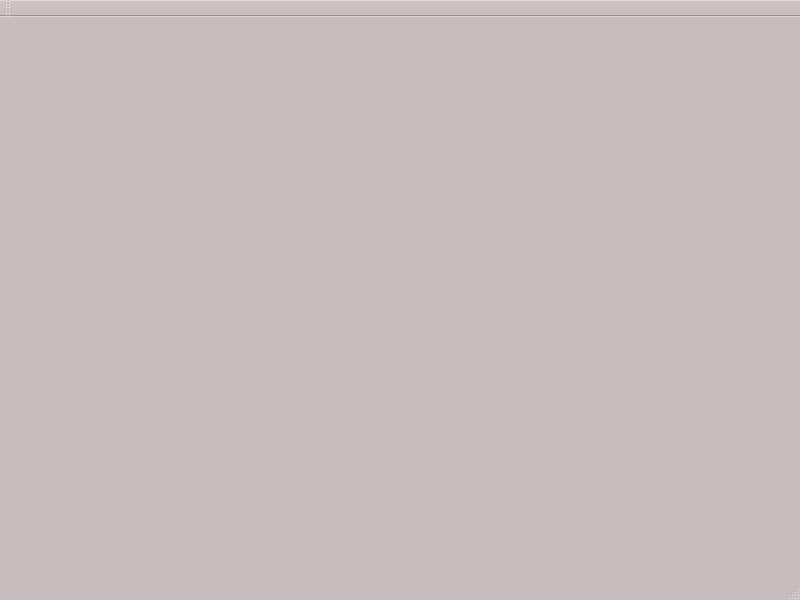
<?xml version="1.0" encoding="UTF-8"?>
<ui version="4.0">
 <class>MainWindow</class>
 <widget class="QMainWindow" name="MainWindow">
  <property name="geometry">
   <rect>
    <x>0</x>
    <y>0</y>
    <width>800</width>
    <height>600</height>
   </rect>
  </property>
  <property name="palette">
   <palette>
    <active>
     <colorrole role="WindowText">
      <brush brushstyle="SolidPattern">
       <color alpha="255">
        <red>0</red>
        <green>0</green>
        <blue>0</blue>
       </color>
      </brush>
     </colorrole>
     <colorrole role="Button">
      <brush brushstyle="SolidPattern">
       <color alpha="255">
        <red>201</red>
        <green>188</green>
        <blue>189</blue>
       </color>
      </brush>
     </colorrole>
     <colorrole role="Light">
      <brush brushstyle="SolidPattern">
       <color alpha="255">
        <red>255</red>
        <green>255</green>
        <blue>255</blue>
       </color>
      </brush>
     </colorrole>
     <colorrole role="Midlight">
      <brush brushstyle="SolidPattern">
       <color alpha="255">
        <red>228</red>
        <green>221</green>
        <blue>222</blue>
       </color>
      </brush>
     </colorrole>
     <colorrole role="Dark">
      <brush brushstyle="SolidPattern">
       <color alpha="255">
        <red>100</red>
        <green>94</green>
        <blue>94</blue>
       </color>
      </brush>
     </colorrole>
     <colorrole role="Mid">
      <brush brushstyle="SolidPattern">
       <color alpha="255">
        <red>134</red>
        <green>125</green>
        <blue>126</blue>
       </color>
      </brush>
     </colorrole>
     <colorrole role="Text">
      <brush brushstyle="SolidPattern">
       <color alpha="255">
        <red>0</red>
        <green>0</green>
        <blue>0</blue>
       </color>
      </brush>
     </colorrole>
     <colorrole role="BrightText">
      <brush brushstyle="SolidPattern">
       <color alpha="255">
        <red>255</red>
        <green>255</green>
        <blue>255</blue>
       </color>
      </brush>
     </colorrole>
     <colorrole role="ButtonText">
      <brush brushstyle="SolidPattern">
       <color alpha="255">
        <red>0</red>
        <green>0</green>
        <blue>0</blue>
       </color>
      </brush>
     </colorrole>
     <colorrole role="Base">
      <brush brushstyle="SolidPattern">
       <color alpha="255">
        <red>255</red>
        <green>255</green>
        <blue>255</blue>
       </color>
      </brush>
     </colorrole>
     <colorrole role="Window">
      <brush brushstyle="SolidPattern">
       <color alpha="255">
        <red>201</red>
        <green>188</green>
        <blue>189</blue>
       </color>
      </brush>
     </colorrole>
     <colorrole role="Shadow">
      <brush brushstyle="SolidPattern">
       <color alpha="255">
        <red>0</red>
        <green>0</green>
        <blue>0</blue>
       </color>
      </brush>
     </colorrole>
     <colorrole role="AlternateBase">
      <brush brushstyle="SolidPattern">
       <color alpha="255">
        <red>228</red>
        <green>221</green>
        <blue>222</blue>
       </color>
      </brush>
     </colorrole>
     <colorrole role="ToolTipBase">
      <brush brushstyle="SolidPattern">
       <color alpha="255">
        <red>255</red>
        <green>255</green>
        <blue>220</blue>
       </color>
      </brush>
     </colorrole>
     <colorrole role="ToolTipText">
      <brush brushstyle="SolidPattern">
       <color alpha="255">
        <red>0</red>
        <green>0</green>
        <blue>0</blue>
       </color>
      </brush>
     </colorrole>
    </active>
    <inactive>
     <colorrole role="WindowText">
      <brush brushstyle="SolidPattern">
       <color alpha="255">
        <red>0</red>
        <green>0</green>
        <blue>0</blue>
       </color>
      </brush>
     </colorrole>
     <colorrole role="Button">
      <brush brushstyle="SolidPattern">
       <color alpha="255">
        <red>201</red>
        <green>188</green>
        <blue>189</blue>
       </color>
      </brush>
     </colorrole>
     <colorrole role="Light">
      <brush brushstyle="SolidPattern">
       <color alpha="255">
        <red>255</red>
        <green>255</green>
        <blue>255</blue>
       </color>
      </brush>
     </colorrole>
     <colorrole role="Midlight">
      <brush brushstyle="SolidPattern">
       <color alpha="255">
        <red>228</red>
        <green>221</green>
        <blue>222</blue>
       </color>
      </brush>
     </colorrole>
     <colorrole role="Dark">
      <brush brushstyle="SolidPattern">
       <color alpha="255">
        <red>100</red>
        <green>94</green>
        <blue>94</blue>
       </color>
      </brush>
     </colorrole>
     <colorrole role="Mid">
      <brush brushstyle="SolidPattern">
       <color alpha="255">
        <red>134</red>
        <green>125</green>
        <blue>126</blue>
       </color>
      </brush>
     </colorrole>
     <colorrole role="Text">
      <brush brushstyle="SolidPattern">
       <color alpha="255">
        <red>0</red>
        <green>0</green>
        <blue>0</blue>
       </color>
      </brush>
     </colorrole>
     <colorrole role="BrightText">
      <brush brushstyle="SolidPattern">
       <color alpha="255">
        <red>255</red>
        <green>255</green>
        <blue>255</blue>
       </color>
      </brush>
     </colorrole>
     <colorrole role="ButtonText">
      <brush brushstyle="SolidPattern">
       <color alpha="255">
        <red>0</red>
        <green>0</green>
        <blue>0</blue>
       </color>
      </brush>
     </colorrole>
     <colorrole role="Base">
      <brush brushstyle="SolidPattern">
       <color alpha="255">
        <red>255</red>
        <green>255</green>
        <blue>255</blue>
       </color>
      </brush>
     </colorrole>
     <colorrole role="Window">
      <brush brushstyle="SolidPattern">
       <color alpha="255">
        <red>201</red>
        <green>188</green>
        <blue>189</blue>
       </color>
      </brush>
     </colorrole>
     <colorrole role="Shadow">
      <brush brushstyle="SolidPattern">
       <color alpha="255">
        <red>0</red>
        <green>0</green>
        <blue>0</blue>
       </color>
      </brush>
     </colorrole>
     <colorrole role="AlternateBase">
      <brush brushstyle="SolidPattern">
       <color alpha="255">
        <red>228</red>
        <green>221</green>
        <blue>222</blue>
       </color>
      </brush>
     </colorrole>
     <colorrole role="ToolTipBase">
      <brush brushstyle="SolidPattern">
       <color alpha="255">
        <red>255</red>
        <green>255</green>
        <blue>220</blue>
       </color>
      </brush>
     </colorrole>
     <colorrole role="ToolTipText">
      <brush brushstyle="SolidPattern">
       <color alpha="255">
        <red>0</red>
        <green>0</green>
        <blue>0</blue>
       </color>
      </brush>
     </colorrole>
    </inactive>
    <disabled>
     <colorrole role="WindowText">
      <brush brushstyle="SolidPattern">
       <color alpha="255">
        <red>100</red>
        <green>94</green>
        <blue>94</blue>
       </color>
      </brush>
     </colorrole>
     <colorrole role="Button">
      <brush brushstyle="SolidPattern">
       <color alpha="255">
        <red>201</red>
        <green>188</green>
        <blue>189</blue>
       </color>
      </brush>
     </colorrole>
     <colorrole role="Light">
      <brush brushstyle="SolidPattern">
       <color alpha="255">
        <red>255</red>
        <green>255</green>
        <blue>255</blue>
       </color>
      </brush>
     </colorrole>
     <colorrole role="Midlight">
      <brush brushstyle="SolidPattern">
       <color alpha="255">
        <red>228</red>
        <green>221</green>
        <blue>222</blue>
       </color>
      </brush>
     </colorrole>
     <colorrole role="Dark">
      <brush brushstyle="SolidPattern">
       <color alpha="255">
        <red>100</red>
        <green>94</green>
        <blue>94</blue>
       </color>
      </brush>
     </colorrole>
     <colorrole role="Mid">
      <brush brushstyle="SolidPattern">
       <color alpha="255">
        <red>134</red>
        <green>125</green>
        <blue>126</blue>
       </color>
      </brush>
     </colorrole>
     <colorrole role="Text">
      <brush brushstyle="SolidPattern">
       <color alpha="255">
        <red>100</red>
        <green>94</green>
        <blue>94</blue>
       </color>
      </brush>
     </colorrole>
     <colorrole role="BrightText">
      <brush brushstyle="SolidPattern">
       <color alpha="255">
        <red>255</red>
        <green>255</green>
        <blue>255</blue>
       </color>
      </brush>
     </colorrole>
     <colorrole role="ButtonText">
      <brush brushstyle="SolidPattern">
       <color alpha="255">
        <red>100</red>
        <green>94</green>
        <blue>94</blue>
       </color>
      </brush>
     </colorrole>
     <colorrole role="Base">
      <brush brushstyle="SolidPattern">
       <color alpha="255">
        <red>201</red>
        <green>188</green>
        <blue>189</blue>
       </color>
      </brush>
     </colorrole>
     <colorrole role="Window">
      <brush brushstyle="SolidPattern">
       <color alpha="255">
        <red>201</red>
        <green>188</green>
        <blue>189</blue>
       </color>
      </brush>
     </colorrole>
     <colorrole role="Shadow">
      <brush brushstyle="SolidPattern">
       <color alpha="255">
        <red>0</red>
        <green>0</green>
        <blue>0</blue>
       </color>
      </brush>
     </colorrole>
     <colorrole role="AlternateBase">
      <brush brushstyle="SolidPattern">
       <color alpha="255">
        <red>201</red>
        <green>188</green>
        <blue>189</blue>
       </color>
      </brush>
     </colorrole>
     <colorrole role="ToolTipBase">
      <brush brushstyle="SolidPattern">
       <color alpha="255">
        <red>255</red>
        <green>255</green>
        <blue>220</blue>
       </color>
      </brush>
     </colorrole>
     <colorrole role="ToolTipText">
      <brush brushstyle="SolidPattern">
       <color alpha="255">
        <red>0</red>
        <green>0</green>
        <blue>0</blue>
       </color>
      </brush>
     </colorrole>
    </disabled>
   </palette>
  </property>
  <property name="windowTitle">
   <string>scitools  protoChart</string>
  </property>
  <property name="autoFillBackground">
   <bool>false</bool>
  </property>
  <widget class="QWidget" name="centralWidget">
   <layout class="QGridLayout" name="gridLayout_2">
    <item row="0" column="0">
     <layout class="QGridLayout" name="gridLayout">
      <property name="sizeConstraint">
       <enum>QLayout::SetMaximumSize</enum>
      </property>
      <property name="leftMargin">
       <number>0</number>
      </property>
     </layout>
    </item>
   </layout>
  </widget>
  <widget class="QMenuBar" name="menuBar">
   <property name="geometry">
    <rect>
     <x>0</x>
     <y>0</y>
     <width>800</width>
     <height>25</height>
    </rect>
   </property>
  </widget>
  <widget class="QToolBar" name="mainToolBar">
   <property name="palette">
    <palette>
     <active>
      <colorrole role="Midlight">
       <brush brushstyle="SolidPattern">
        <color alpha="255">
         <red>147</red>
         <green>131</green>
         <blue>134</blue>
        </color>
       </brush>
      </colorrole>
     </active>
     <inactive>
      <colorrole role="Midlight">
       <brush brushstyle="SolidPattern">
        <color alpha="255">
         <red>147</red>
         <green>131</green>
         <blue>134</blue>
        </color>
       </brush>
      </colorrole>
     </inactive>
     <disabled>
      <colorrole role="Midlight">
       <brush brushstyle="SolidPattern">
        <color alpha="255">
         <red>147</red>
         <green>131</green>
         <blue>134</blue>
        </color>
       </brush>
      </colorrole>
     </disabled>
    </palette>
   </property>
   <attribute name="toolBarArea">
    <enum>TopToolBarArea</enum>
   </attribute>
   <attribute name="toolBarBreak">
    <bool>false</bool>
   </attribute>
  </widget>
  <widget class="QStatusBar" name="statusBar"/>
 </widget>
 <layoutdefault spacing="6" margin="11"/>
 <resources/>
 <connections/>
</ui>
